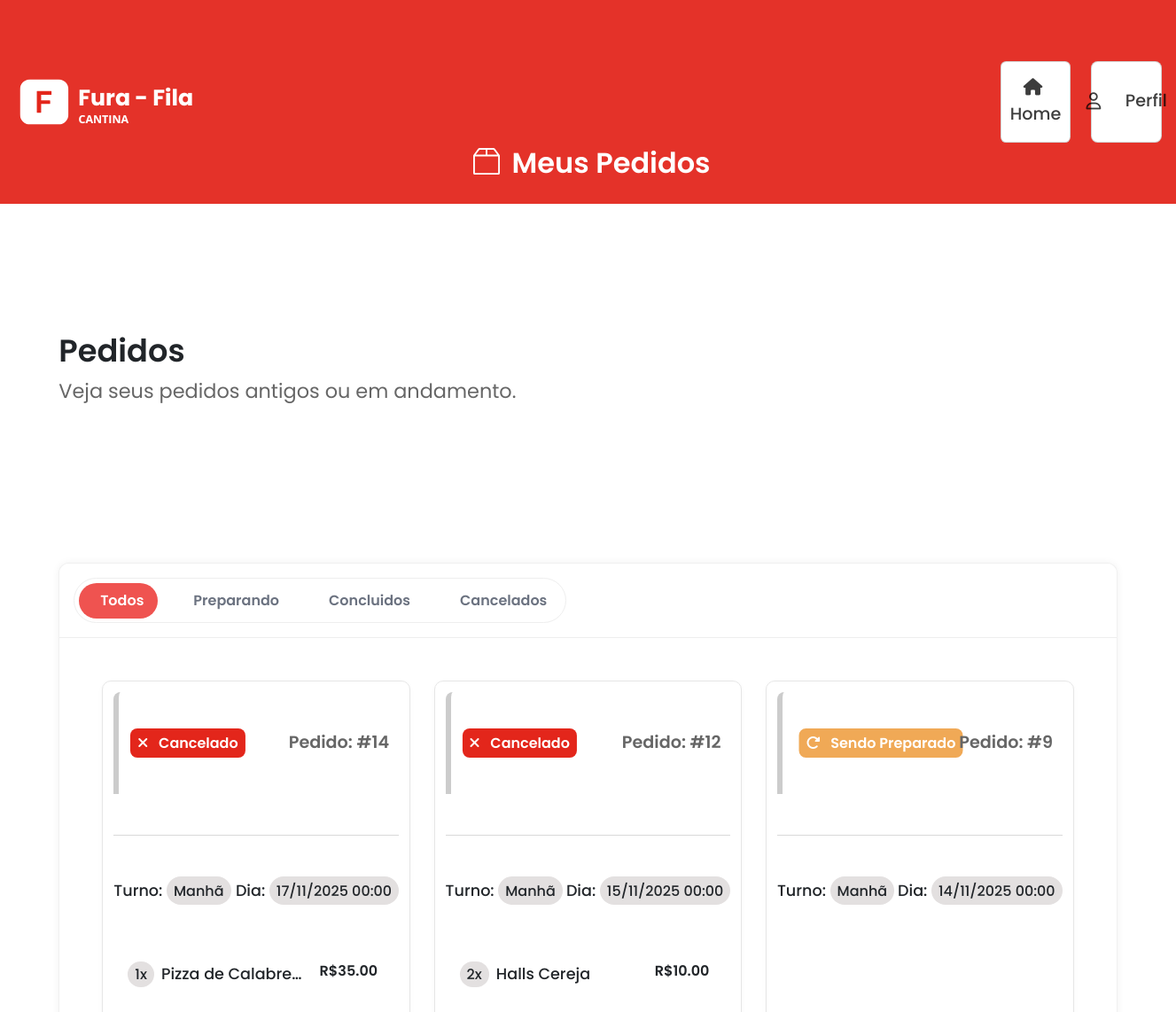
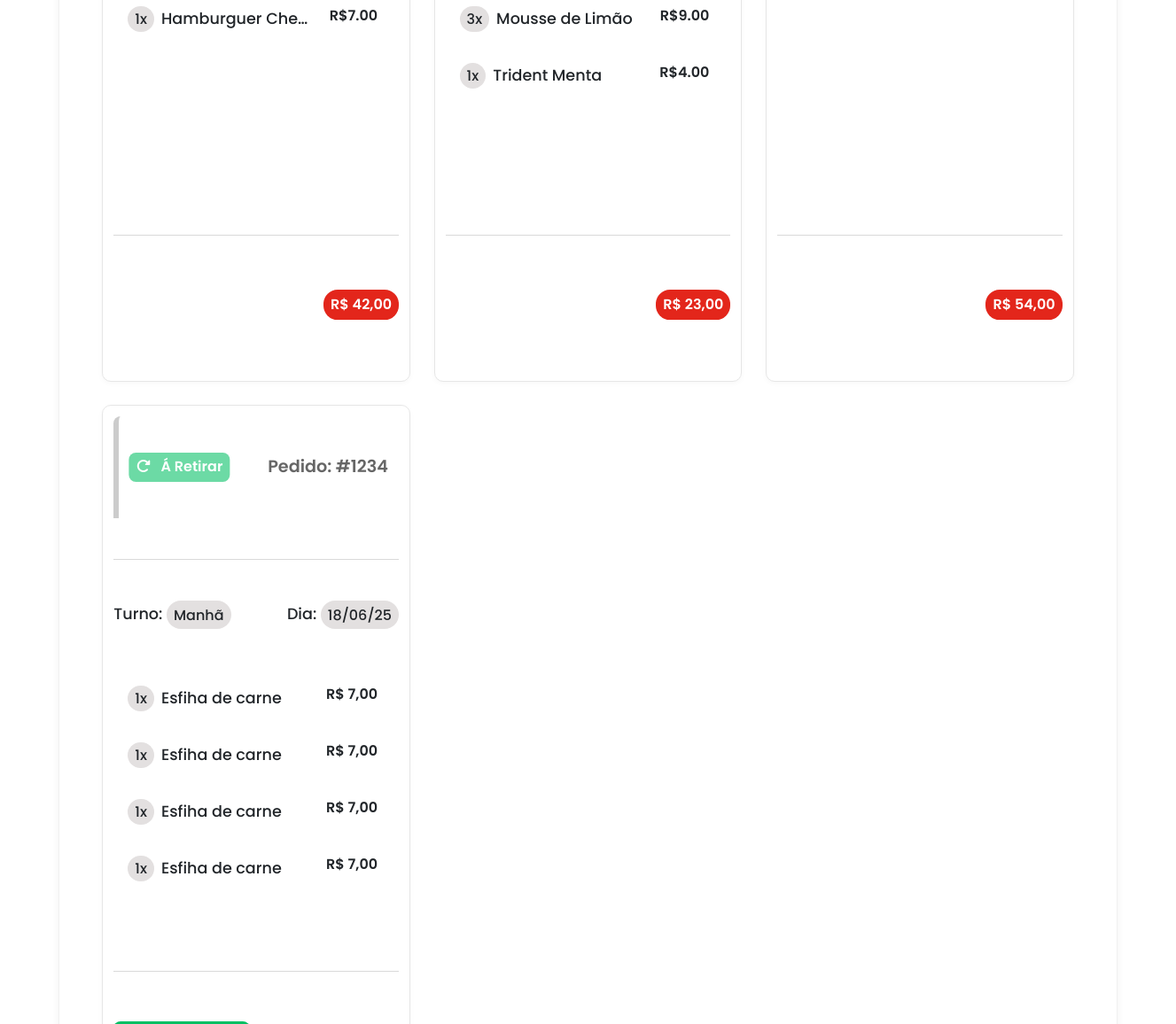
The page /subpages/pedidos.php (signed in) on the database its author committed (2 pictures, top to bottom).
### tables this page shows
CREATE TABLE `pedido` (
  `id` int(10) UNSIGNED NOT NULL,
  `cpf` char(11) NOT NULL,
  `nome_itens` text NOT NULL,
  `quantidade_itens` text NOT NULL,
  `preco_itens` text NOT NULL,
  `preco_total` decimal(10,2) NOT NULL,
  `status` enum('Sendo Preparado','Concluído','Cancelado') NOT NULL DEFAULT 'Sendo Preparado',
  `data_pedido` date NOT NULL DEFAULT curdate(),
  `hora_pedido` time NOT NULL DEFAULT curtime()
);

CREATE TABLE `pedido_itens` (
  `id` int(10) UNSIGNED NOT NULL,
  `pedido_id` int(10) UNSIGNED NOT NULL,
  `nome_item` varchar(255) NOT NULL,
  `quantidade` int(10) UNSIGNED NOT NULL,
  `preco_item` decimal(10,2) NOT NULL,
  `data_pedido` date NOT NULL DEFAULT curdate(),
  `hora_pedido` time NOT NULL DEFAULT curtime()
);

### subpages/pedidos.php (the view, shortened to what this page needs)
<?php
include('/xampp/htdocs/cantinarepositorio/main/database.php');
if (isset($_SESSION['cpf'])) {
    $cpf = $_SESSION['cpf'];
} else {
    header("Location: ./login.php");
    exit;
}
?>
<!DOCTYPE html>
<html lang="pt-br">
<head>
    <link rel="stylesheet" href="https://cdn.jsdelivr.net/npm/bootstrap@4.0.0/dist/css/bootstrap.min.css"
>
    <link href="https://cdn.jsdelivr.net/npm/bootstrap@5.0.2/dist/css/bootstrap.min.css" rel="stylesheet"
>
    <link rel="stylesheet" href="https://cdnjs.cloudflare.com/ajax/libs/font-awesome/6.4.2/css/all.min.css"
 />
    <link rel="stylesheet" type="text/css" href="./assets/css/pagesCliente/pedidos.css">
    <link rel="stylesheet" href="https://cdn.jsdelivr.net/npm/swiper@11/swiper-bundle.min.css">
</head>
<body class="body">
    <header>
        <div class="navbar" id="meuspedidos">
            <div class="nav-links">
                <div class="nav-logo">
                    <img src="/cantinarepositorio/main/assets/img/logo3.png" alt="">
                </div>
                <div class="nav-items">
                    <ul>
                        <li>
                            <svg xmlns="http://www.w3.org/2000/svg" width="30" height="30" fill="currentColor"
                                class="bi bi-box2" viewBox="0 0 16 16">
                                <path
                                    d="M2.95.4a1 1 0 0 1 .8-.4h8.5a1 1 0 0 1 .8.4l2.85 3.8a.5.5 0 0 1 .1.3V15a1 1 0 0 1-1 1H1a1 1 0 0 1-1-1V4.5a.5.5 0 0 1 .1-.3zM7.5 1H3.75L1.5 4h6zm1 0v3h6l-2.25-3zM15 5H1v10h14z" />
                            </svg>
                            Meus Pedidos
                        </li>
                    </ul>
                </div>
                <div class="nav-buttons">
                    <div class="btn-home">
                        <button type="button">
                            <a href="/cantinarepositorio/main/index.php">
                                <i class="fa-solid fa-house"></i>Home
                            </a>
                        </button>
                    </div>
                    <div class="btn-user" id="btn-user-nav">
                        <button>
                            <i class="fa-regular fa-user"></i> Perfil
                        </button>
                    </div>
                </div>
            </div>
        </div>
    </header>
    <main>
        <div class="container-pedidos">
            <div class="container-pedidos-title">
                <h2>Pedidos</h2>
                <p>Veja seus pedidos antigos ou em andamento.</p>
            </div>
            <div class="content-pedidos">
                <div class="content-pedidos-header">
                    <div class="filtros-pedidos">
                        <button class="filtro active"><i class="bi bi-box2"></i>Todos</button>
                        <button class="filtro"><i class="bi bi-box-seam"></i>Preparando</button>
                        <button class="filtro"><i class="bi bi-check-circle"></i>Concluidos</button>
                        <button class="filtro"><i class="bi bi-truck"></i>Cancelados</button>
                    </div>
                </div>
                <div class="content-pedidos-body active">
                    <?php
                    $query = "SELECT * FROM pedido WHERE cpf = '$cpf' ORDER BY data_pedido DESC";
                    $result = mysqli_query($con, $query);
                    if ($result && mysqli_num_rows($result) > 0) {
                        foreach ($result as $pedido) {
                            if ($pedido['status'] == 'Sendo Preparado') {
                                $dataRaw = $pedido['data_pedido'] ?? '';
                                if ($dataRaw && ($ts = strtotime($dataRaw)) !== false) {
                                    $dataFmt = date('d/m/Y H:i', $ts);
                                } else {
                                    $dataFmt = $dataRaw ? htmlspecialchars($dataRaw) : '--';
                                }
                                $total = number_format((float) ($pedido['preco_total'] ?? 0), 2, ',', '.');
                                echo '
                            <div class="card">
                        <div class="card-top">
                            <button class="tag-filtro-preparando">
                                <i class="fa-solid fa-rotate-right"></i>
                                Sendo Preparado
                            </button>
                            <button class="tag-pedido">
                                Pedido: #' . $pedido['id'] . '
                            </button>
                        </div>
                        <div class="card-mid">
                            <div class="card-mid-dia-horario">
                                <h1>Turno: <span>Manhã</span></h1>
                                <h1>Dia: <span>' . $dataFmt . '</span></h1>
                            </div>
                            <div class="card-mid-detalhes-pedido">
                                 ';
                                echo '
                            </div>
                        </div>
                        <div class="card-bottom">
                            <div class="card-bottom-buttons">
                                <button class="cancelar-pedido" style="display: none;">
                                    Cancelar Pedido
                                </button>
                            </div>
                            <div class="card-bottom-preco-total">
                                <p>R$ ' . $total . ' </p>
                            </div>
                        </div>
                    </div>';
                            }
                            if ($pedido['status'] == 'Cancelado') {
                                $dataRaw = $pedido['data_pedido'] ?? '';
                                if ($dataRaw && ($ts = strtotime($dataRaw)) !== false) {
                                    $dataFmt = date('d/m/Y H:i', $ts);
                                } else {
                                    $dataFmt = $dataRaw ? htmlspecialchars($dataRaw) : '--';
                                }
                                $total = number_format((float) ($pedido['preco_total'] ?? 0), 2, ',', '.');
                                $query_items = "SELECT * FROM pedido_itens WHERE pedido_id = '" . $pedido['id'] . "'";
                                $result_items = mysqli_query($con, $query_items);
                                echo '<div class="card">
                        <div class="card-top">
                            <button class="tag-filtro-cancelado">
                                <i class="fa-solid fa-xmark"></i>
                                Cancelado
                            </button>
                            <button class="tag-pedido">
                                Pedido: #' . $pedido['id'] . '
                            </button>
                        </div>
                        <div class="card-mid">
                            <div class="card-mid-dia-horario">
                                <h1>Turno: <span>Manhã</span></h1>
                                <h1>Dia: <span>' . $dataFmt . '</span></h1>
                            </div>
                            <div class="card-mid-detalhes-pedido">
                                   ';
                                foreach ($result_items as $itens) {
                                    echo '<div class="pedido-items">
                                    <div class="pedido-items-name">
                                        <h1>' . $itens['quantidade'] . 'x</h1>
                                        <h2>' . $itens['nome_item'] . '</h2>
                                    </div>
                                    <div class="pedido-items-preco">
                                        <p>R$' . $itens['preco_item'] . '</p>
                                    </div>
                                </div>';
                                }
                                echo '
                            </div>
                        </div>
                        <div class="card-bottom">
                            <div class="card-bottom-buttons">
                                <button class="cancelar-pedido" style="display: none;">
                                    Cancelar Pedido
                                </button>
                            </div>
                            <div class="card-bottom-preco-total">
                                <p>R$ ' . $total . '</p>
                            </div>
                        </div>
                    </div>';
                            }
                        }
                    } else {
                        echo '<p>Nenhum pedido encontrado.</p>';
                    }
                    ?>
                    <div class="card">
                        <div class="card-top">
                            <button class="tag-filtro-preparado-parcialmente">
                                <i class="fa-solid fa-rotate-right"></i>
                                Á Retirar
                            </button>
                            <button class="tag-pedido">
                                Pedido: #1234
                            </button>
                        </div>
                        <div class="card-mid">
                            <div class="card-mid-dia-horario">
                                <h1>Turno: <span>Manhã</span></h1>
                                <h1>Dia: <span>18/06/25</span></h1>
                            </div>
                            <div class="card-mid-detalhes-pedido">
                                <div class="pedido-items">
                                    <div class="pedido-items-name">
                                        <h1>1x</h1>
                                        <h2>Esfiha de carne</h2>
                                    </div>
                                    <div class="pedido-items-preco">
                                        <p>R$ 7,00</p>
                                    </div>
                                </div>
                                <div class="pedido-items">
                                    <div class="pedido-items-name">
                                        <h1>1x</h1>
                                        <h2>Esfiha de carne</h2>
                                    </div>
                                    <div class="pedido-items-preco">
                                        <p>R$ 7,00</p>
                                    </div>
                                </div>
                                <div class="pedido-items">
                                    <div class="pedido-items-name">
                                        <h1>1x</h1>
                                        <h2>Esfiha de carne</h2>
                                    </div>
                                    <div class="pedido-items-preco">
                                        <p>R$ 7,00</p>
                                    </div>
                                </div>
                                <div class="pedido-items">
                                    <div class="pedido-items-name">
                                        <h1>1x</h1>
                                        <h2>Esfiha de carne</h2>
                                    </div>
                                    <div class="pedido-items-preco">
                                        <p>R$ 7,00</p>
                                    </div>
                                </div>
                            </div>
                        </div>
                        <div class="card-bottom">
                            <div class="card-bottom-buttons">
                            </div>
                            <div class="card-bottom-preco-total">
                            </div>
                        </div>
                    </div>
                </div>
            </div>
        </div>
    </main>
</body>
</html>

### rows shown on the page
pedido: id "14", data_pedido "17/11/2025 00:00", preco_total "42,00"
pedido_itens: quantidade "1", nome_item "Pizza de Calabre…", preco_item "35.00"
pedido_itens: quantidade "1", nome_item "Hamburguer Che…", preco_item "7.00"
pedido: id "12", data_pedido "15/11/2025 00:00", preco_total "23,00"
pedido_itens: quantidade "2", nome_item "Halls Cereja", preco_item "10.00"
pedido_itens: quantidade "3", nome_item "Mousse de Limão", preco_item "9.00"
pedido_itens: quantidade "1", nome_item "Trident Menta", preco_item "4.00"
pedido: id "9", data_pedido "14/11/2025 00:00", preco_total "54,00"
